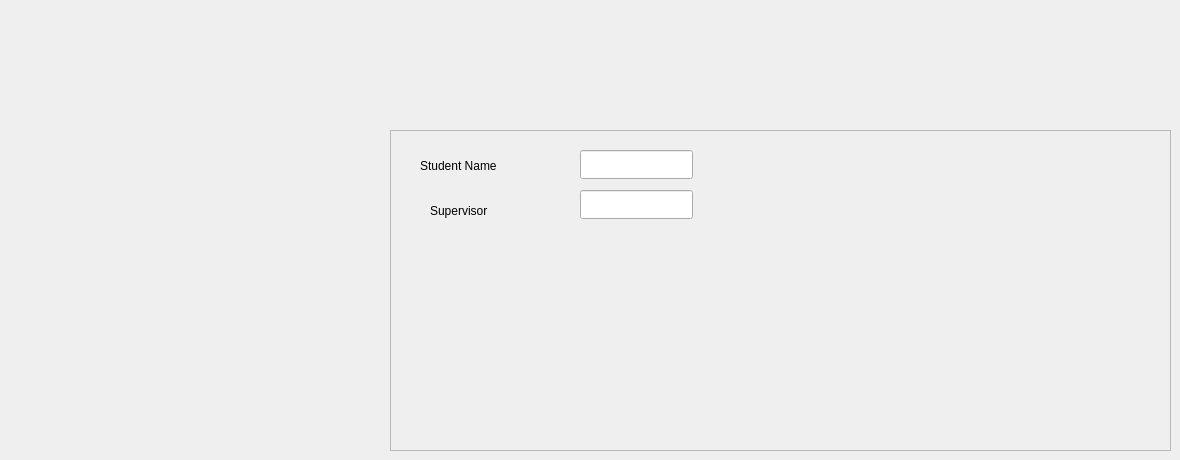
      <widget class="QWidget" name="tab_5">
       <attribute name="title">
        <string>Evaluations</string>
       </attribute>
       <widget class="QFrame" name="frame_6">
        <property name="geometry">
         <rect>
          <x>390</x>
          <y>130</y>
          <width>781</width>
          <height>321</height>
         </rect>
        </property>
        <property name="frameShape">
         <enum>QFrame::StyledPanel</enum>
        </property>
        <property name="frameShadow">
         <enum>QFrame::Raised</enum>
        </property>
        <widget class="QLabel" name="label_11">
         <property name="geometry">
          <rect>
           <x>30</x>
           <y>20</y>
           <width>141</width>
           <height>31</height>
          </rect>
         </property>
         <property name="text">
          <string>Student Name</string>
         </property>
        </widget>
        <widget class="QLabel" name="label_28">
         <property name="geometry">
          <rect>
           <x>40</x>
           <y>60</y>
           <width>111</width>
           <height>41</height>
          </rect>
         </property>
         <property name="text">
          <string>Supervisor</string>
         </property>
        </widget>
        <widget class="QLineEdit" name="lineEdit">
         <property name="geometry">
          <rect>
           <x>190</x>
           <y>20</y>
           <width>113</width>
           <height>29</height>
          </rect>
         </property>
        </widget>
        <widget class="QLineEdit" name="lineEdit_2">
         <property name="geometry">
          <rect>
           <x>190</x>
           <y>60</y>
           <width>113</width>
           <height>29</height>
          </rect>
         </property>
        </widget>
       </widget>
      </widget>
